Frame 1 (no input): blank canvas, image omitted
Frame 60 (the mouse pressed at the canvas centre just before this capture): blank canvas, image omitted
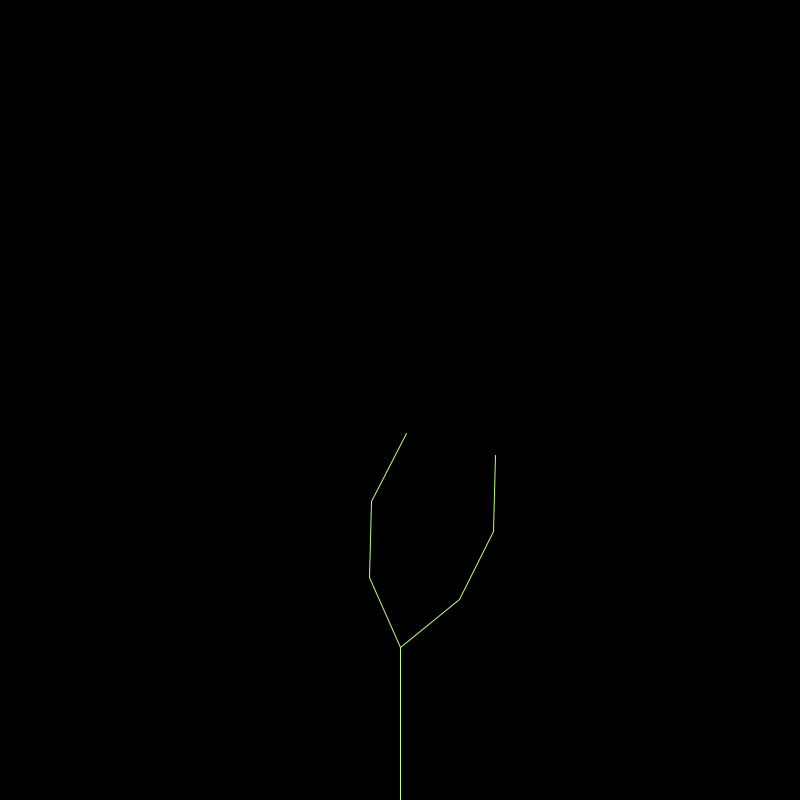
Frame 120 (the mouse held since frame 60 and released just before this capture)

The Processing sketch whose frames 1 and 60 were blank and that drew this single picture after the mouse press (run headless with seeded random() and noise(); from frame 60 on, the mouse is pressed at the canvas centre):

// Processing sketch: zhuo_lsys
// ── zhuo_lsys.pde
int i=1;
float n=0.87;
float wind;
LSystem lsys;
void setup() {
  size(800, 800);
  lsys=new LSystem();
  lsys.reset();
}
void draw() {
  stroke(190, 255, 130);
  if(abs(wind)<6){wind=radians(noise(map(frameCount, 0, 1000, 2,4 ))*5-2.5+map(mouseX, 0, width, -1,1 ));}
  background(0);
  translate(width/2, height);
  lsys.theta=radians(25);
  lsys.render();
}
void mousePressed() {
  if (i<8) {
    i++ ;
    lsys.simulate(i);
  }
}

// ── branch.pde
class branch {
  PVector start;
  float ang;
  float x;

  branch(PVector a, float ang_,float x_) {
    start = a.get();
    ang=ang_;
    x=x_;
  }

  void display() {
    PVector v=new PVector(0,-1);
    v.mult(x);
    v.rotate(ang);
    stroke(0);
    strokeWeight(2);
    line(start.x, start.y,start.x+v.x, start.y+v.y);
  }
  
}

// ── lsystem.pde
class LSystem {

  int steps = 0;

  String axiom;
  String rulef;
  String rulex;
  String production;

  float startLength;
  float drawLength;
  float theta;

  int generations;

  LSystem() {
    axiom = "F";
    rulex = "F[+X]F[-X]F[-X]+X";
    rulef ="FF+[+F-F-F]-[-F+F+F]";
    startLength = 190.0;
    theta = radians(map(mouseX, 0, width, 20, 40));
    reset();
  }

  void reset() {
    production = axiom;
    drawLength = startLength;
    generations = 0;
  }

  int getAge() {
    return generations;
  }

  void render() {

    steps += 5000;
    if (steps > production.length()) {
      steps = production.length();
    }
    for (int i = 0; i < steps; i++) {
      char step = production.charAt(i);
      
      if (step == 'F') {
        line(0, 0, 0, -drawLength);
        translate(0, -drawLength);
      } else if (step == '+') {
        rotate(theta+wind);
      } else if (step == '-') {
        rotate(-theta+wind);
      } else if (step == '[') {
        pushMatrix();
      } else if (step == ']') {
        popMatrix();
      }
    }
    
  }

  void simulate(int gen) {
    while (getAge() < gen) {
      production = iterate(production, 'F', rulef);
      production = iterate(production, 'X', rulex);
    }
  }

  String iterate(String prod_, char c, String rule_) {
    drawLength = drawLength * random(0.5, 0.8);
    generations++;
    String newProduction = prod_;
    newProduction = newProduction.replaceAll(str(c), rule_);
    return newProduction;
  }
}
